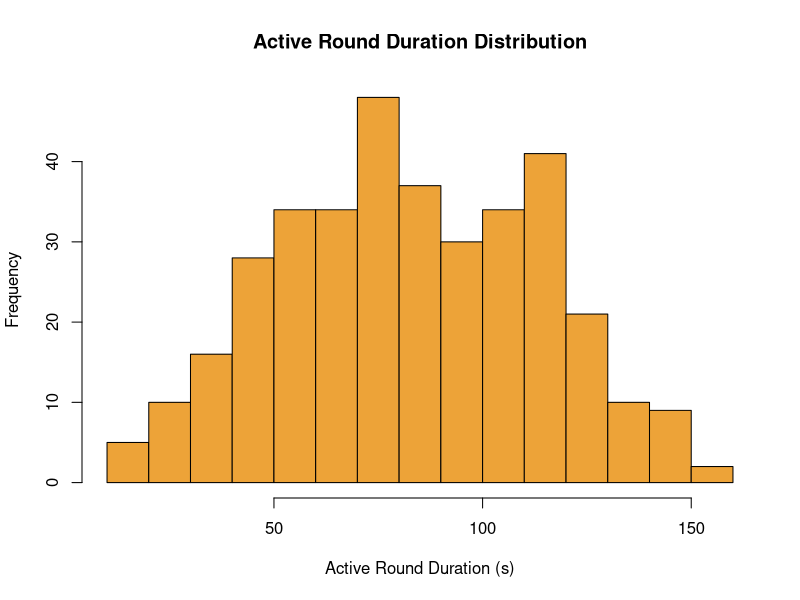
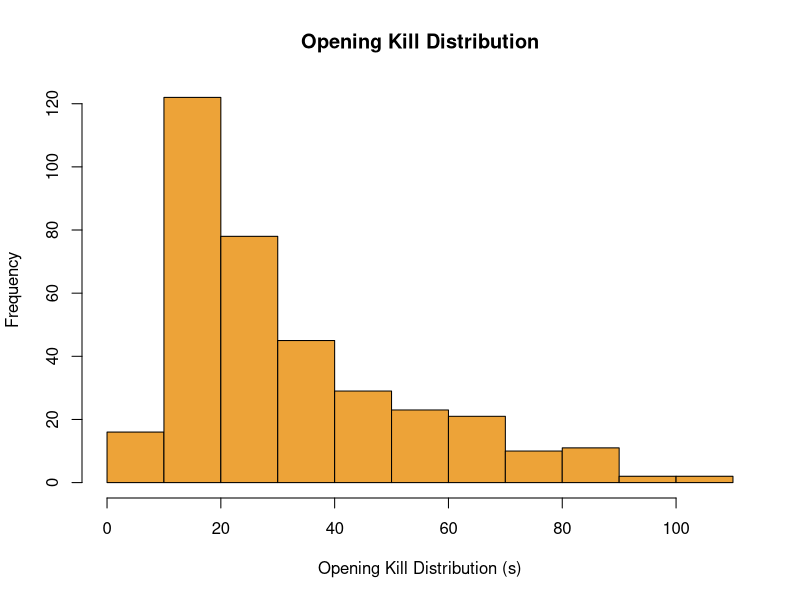
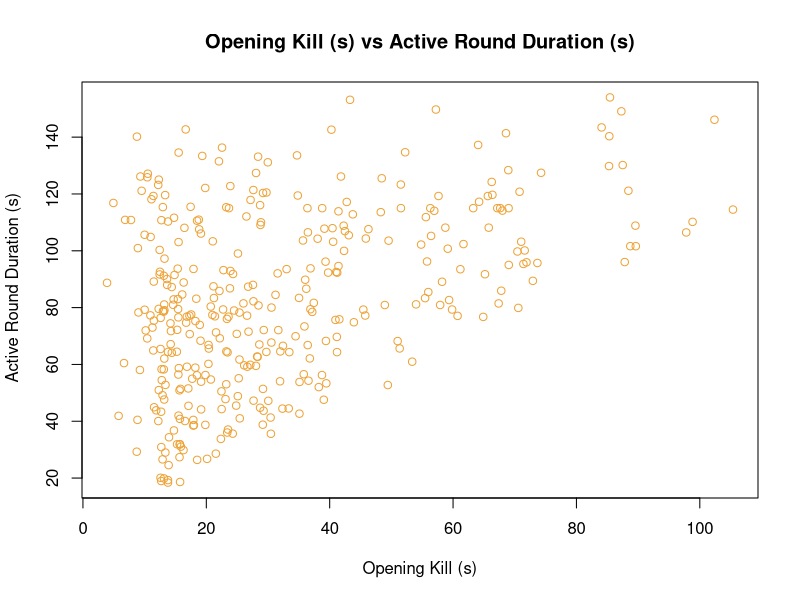
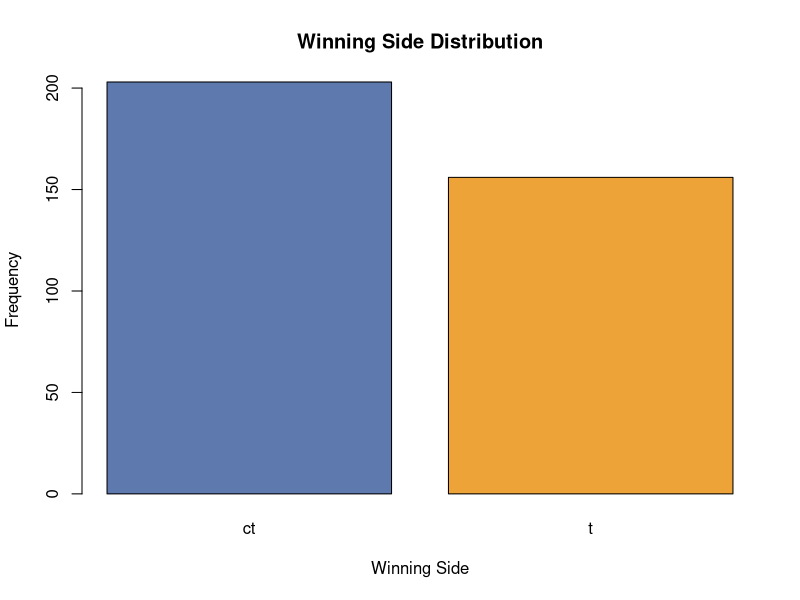
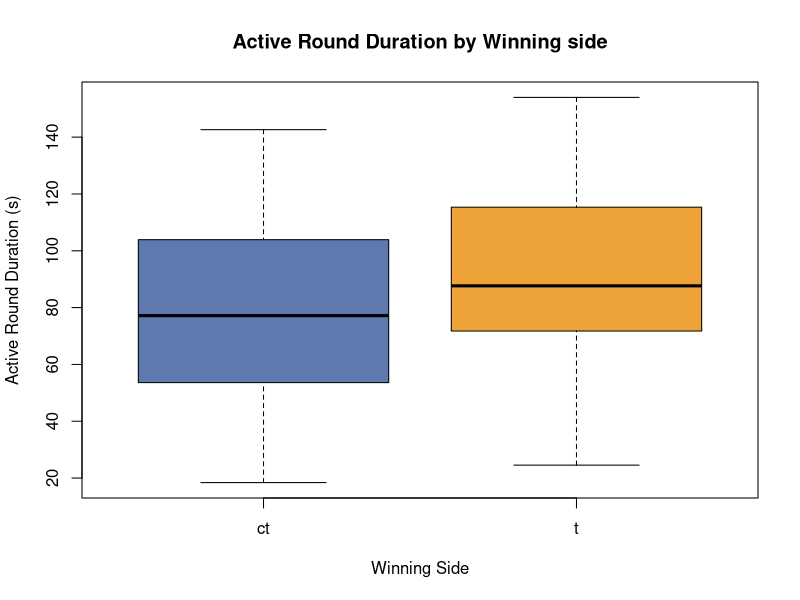

The R source for these figures, in order:
## ---- chunk 1
df <- read.csv("Dataset/csdata_clean.csv")
knitr::opts_chunk$set(echo = FALSE)
## ---- chunk 2
# Descriptive Analysis of Response Variable:
hist(df$active_round_duration_s, 
     main = "Active Round Duration Distribution",
     xlab = "Active Round Duration (s)",
     ylab = "Frequency",
     col = "#eda338")
summary(df$active_round_duration_s)
sd(df$active_round_duration_s)
## ---- chunk 3
# Investigation of Numeric Explanatory Variable:
hist(df$opening_kill_seconds,
     main = "Opening Kill Distribution",
     xlab = "Opening Kill Distribution (s)",
     ylab = "Frequency",
     col = "#eda338")
summary(df$opening_kill_seconds)
sd(df$opening_kill_seconds)
plot(df$active_round_duration_s ~ df$opening_kill_seconds, data = df,
     main = "Opening Kill (s) vs Active Round Duration (s)",
     xlab = "Opening Kill (s)",
     ylab = " Active Round Duration (s)",
     col = "#eda338")
## ---- chunk 4
# Investigation of Categorical Explanatory Variable:
winner_table <- table(df$winner_side)
barplot(winner_table,
        main = "Winning Side Distribution",
        xlab = "Winning Side",
        ylab = "Frequency",
        col = c("#5d79ae", "#eda338"))
winner_table
prop.table(winner_table)
boxplot(df$active_round_duration_s ~ df$winner_side, data = df,
        main = "Active Round Duration by Winning side",
        xlab = "Winning Side",
        ylab = "Active Round Duration (s)",
        col = c("#5d79ae", "#eda338"))
